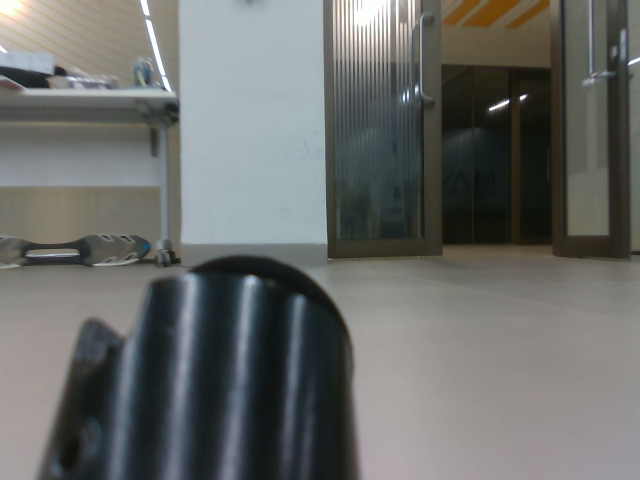
#> input picture frame_1359.png, 640 x 480 px, found by its file name
$ python ipm_grid_debug.py
#> lines starting #> are read from the running program, lines starting #| are printed output that depends on the picture; after the words box and inside, x2 and y2 are one past the last pixel; in counts of white or black regions, pixels touching at a corner belong together
import cv2
import numpy as np

IMAGE_PATH = r"C:\Users\abhin\Downloads\extracted_frames\frame_1359.png"
image = cv2.imread(IMAGE_PATH)
#> image is the input picture: shape (480, 640, 3); mean B, G, R 105.8, 108.3, 106.2
if image is None:
    raise FileNotFoundError(IMAGE_PATH)

src = np.float32([
    [379, 289],
    [557, 288],
    [531, 373],
    [433, 373]
])

grid_image = image.copy()

for i in range(4):
    p1 = tuple(src[i].astype(int))
    p2 = tuple(src[(i + 1) % 4].astype(int))
    cv2.line(grid_image, p1, p2, (0, 0, 255), 2)
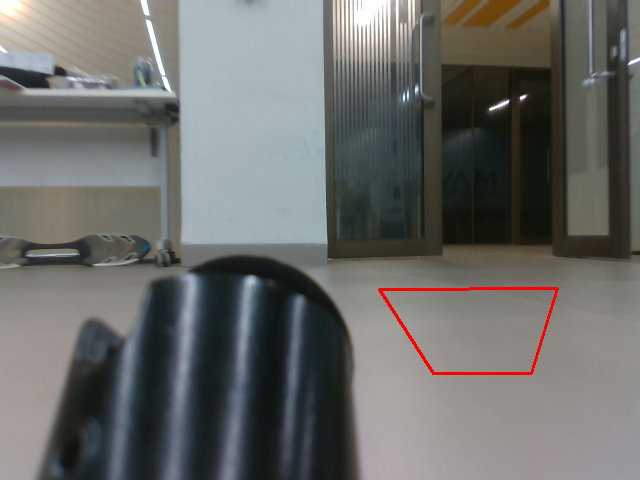
#> grid_image: shape (480, 640, 3); 0.46% of pixels changed, all inside (x1, y1, x2, y2) = (378, 287, 559, 375)

for i, point in enumerate(src):
    x, y = point.astype(int)
    cv2.circle(grid_image, (x, y), 5, (0, 255, 0), -1)
    cv2.putText(grid_image, str(i + 1), (x + 8, y - 8),
                cv2.FONT_HERSHEY_SIMPLEX, 0.6, (0, 255, 0), 2)
#> this loop made 4 passes
#> (x, y) on passes 1 to 4: (379, 289), (557, 288), (531, 373), (433, 373)
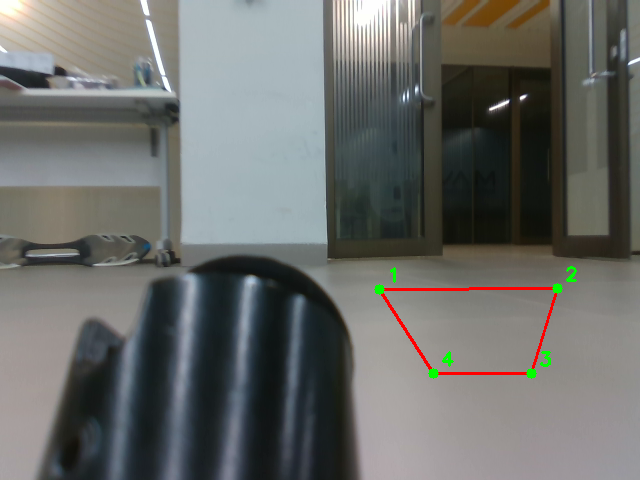
#> grid_image: shape (480, 640, 3); 0.21% of pixels changed, all inside (x1, y1, x2, y2) = (374, 266, 577, 379)

for x in np.linspace(src[0][0], src[1][0], 8):
    t = (x - src[0][0]) / (src[1][0] - src[0][0])
    top = src[0] * (1 - t) + src[1] * t
    bottom = src[3] * (1 - t) + src[2] * t
    cv2.line(grid_image, tuple(top.astype(int)),
             tuple(bottom.astype(int)), (255, 0, 0), 1)
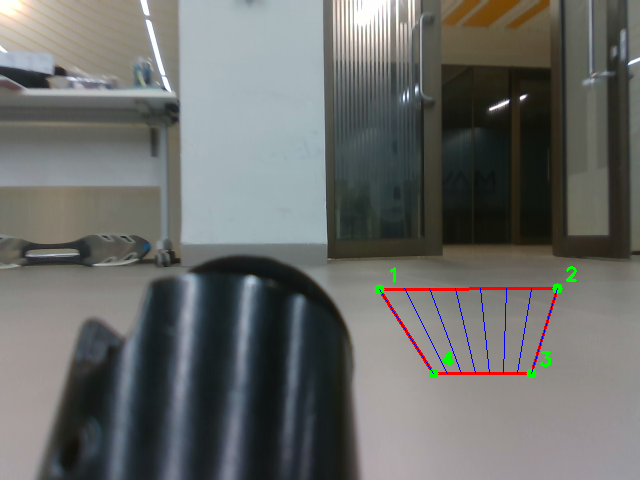
#> grid_image: shape (480, 640, 3); 0.22% of pixels changed, all inside (x1, y1, x2, y2) = (379, 288, 558, 374)

for t in np.linspace(0, 1, 8):
    left = src[0] * (1 - t) + src[3] * t
    right = src[1] * (1 - t) + src[2] * t
    cv2.line(grid_image, tuple(left.astype(int)),
             tuple(right.astype(int)), (255, 0, 0), 1)
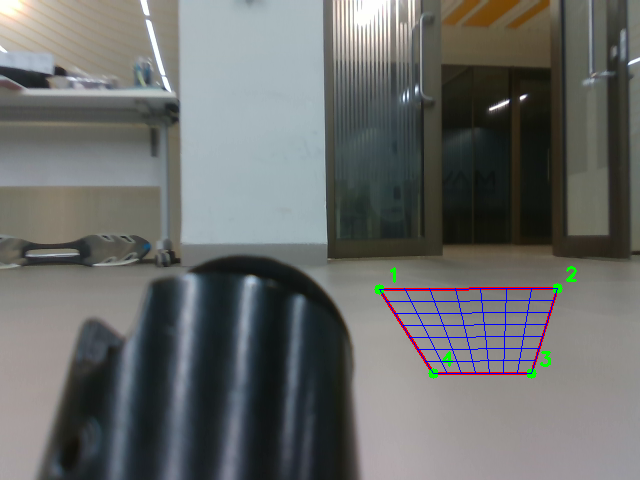
#> grid_image: shape (480, 640, 3); 0.34% of pixels changed, all inside (x1, y1, x2, y2) = (380, 288, 557, 374)

width, height = 640, 480
dst = np.float32([
    [0, 0], [width - 1, 0],
    [width - 1, height - 1], [0, height - 1]
])
H, _ = cv2.findHomography(src, dst)
#> H = [[1.43, -0.918, -275.8], [0.00694, 1.24, -359.7], [1.45e-05, -0.00211, 1]]
bev = cv2.warpPerspective(grid_image, H, (width, height))
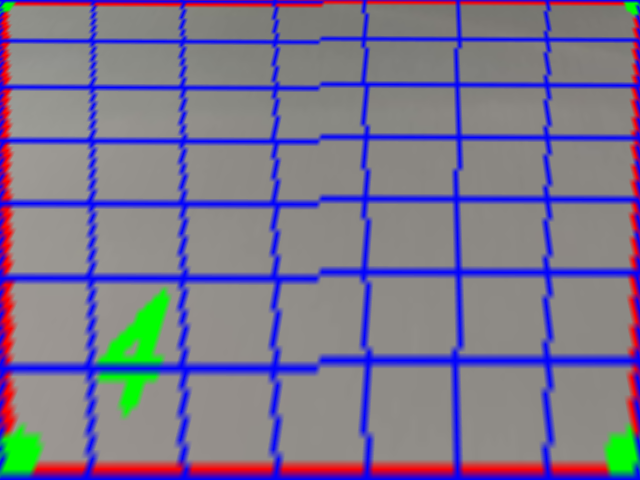
#> bev: shape (480, 640, 3); mean B, G, R 142.5, 117.2, 124.1

cv2.imwrite(r"C:\Users\abhin\Downloads\ipm_grid_original.png", grid_image)
cv2.imwrite(r"C:\Users\abhin\Downloads\ipm_grid_bev.png", bev)

cv2.imshow("Original + Perspective Grid", grid_image)
cv2.imshow("IPM / Top Down", bev)
cv2.waitKey(0)
cv2.destroyAllWindows()

$ run again, with frame_0000.png copied over frame_1359.png
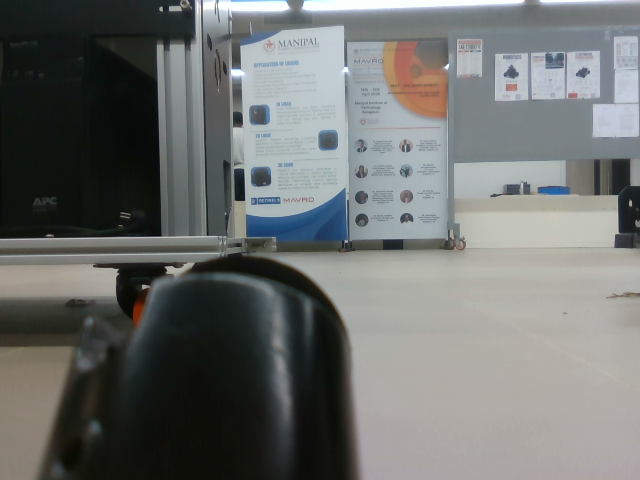
#> input picture frame_0000.png, 640 x 480 px, found by its file name
#> image is the input picture: shape (480, 640, 3); mean B, G, R 110.9, 112.5, 110.1
#> the loop `for i, point in enumerate(src):` made 4 passes
#> (x, y) on passes 1 to 4: (379, 289), (557, 288), (531, 373), (433, 373)
#> after the loop `for t in np.linspace(0, 1, 8):`:
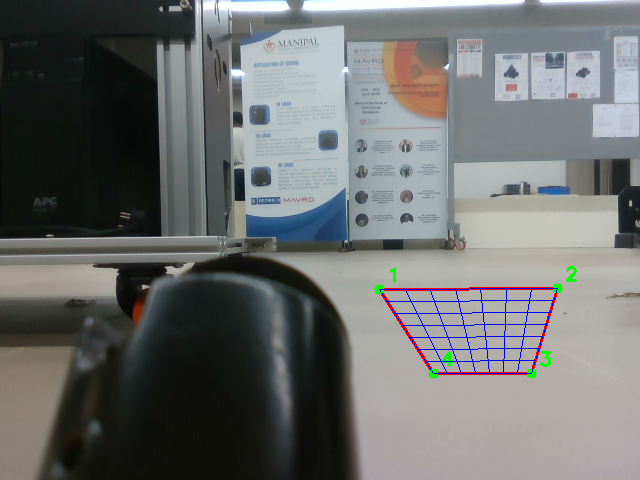
#> grid_image: shape (480, 640, 3); mean B, G, R 110.6, 111.2, 109
#> H = [[1.43, -0.918, -275.8], [0.00694, 1.24, -359.7], [1.45e-05, -0.00211, 1]]
#> `bev = cv2.warpPerspective(grid_image, H, (width, height))`:
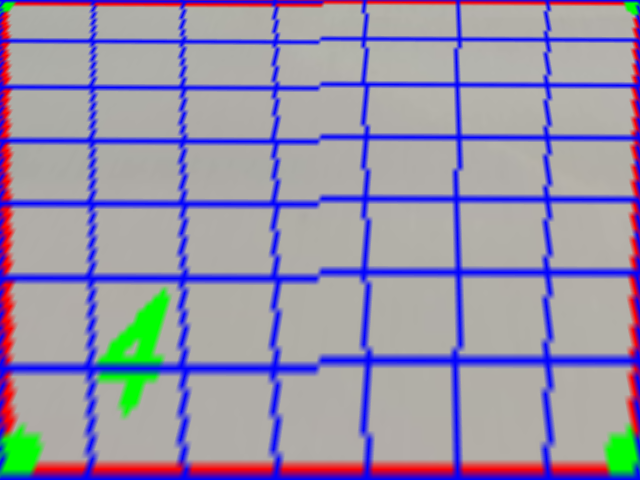
#> bev: shape (480, 640, 3); mean B, G, R 170, 145.7, 152.5
